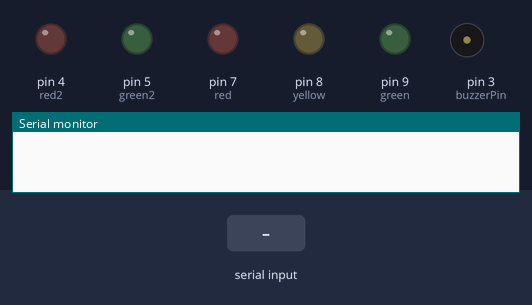
A sketch run on a simulated Arduino Uno, built with avr-gcc and run on an emulated ATmega328P. Parts: output pins drawn as LEDs (lit = HIGH), buzzer (waves = sounding), the last lines printed to the serial monitor. Inputs (shaded band) come from the test bench.

Above: at 1.2 s.
1.3 s: "1" received over Serial
At 1.7 s:
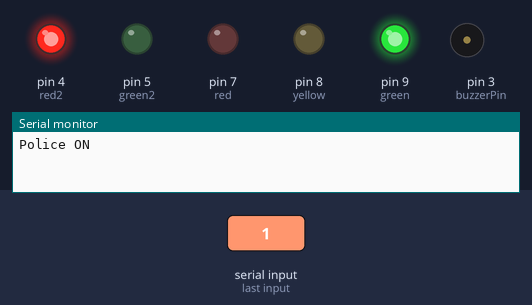
2.8 s: "0" received over Serial
At 9.8 s:
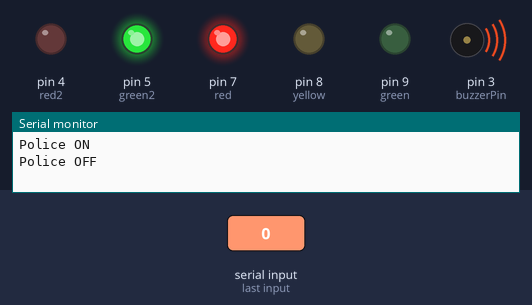
At 13.6 s:
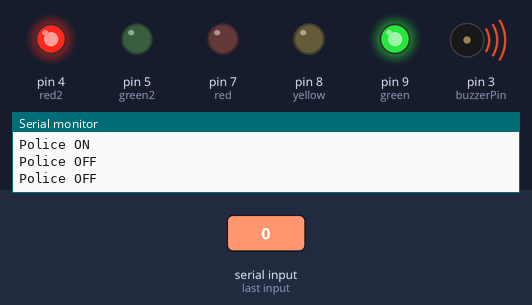
Timing chart, 0 to 18.8 s (numbered marks = the images above; inputs shaded):
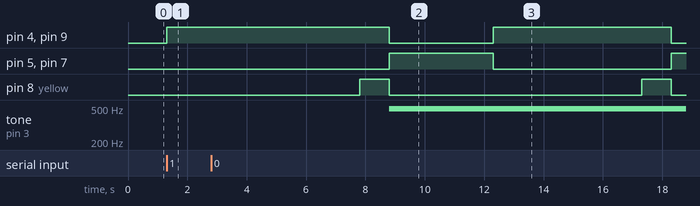

The sketch:

traffiLights2.ino
```cpp
int red = 7;
int yellow = 8;
int green = 9;

int red2 = 4;
int green2 = 5;

int buzzerPin = 3;     //Define buzzerPin


void setup() {
  // put your setup code here, to run once:
  pinMode(red, OUTPUT);
  pinMode(yellow, OUTPUT);
  pinMode(green, OUTPUT);

  pinMode(red2, OUTPUT);
  pinMode(green2, OUTPUT);

  pinMode(buzzerPin, OUTPUT);       //Set buzzerPin as output

  Serial.begin(9600);

}

void loop() {
  char read_data;

  if (Serial.available())
  {
    read_data = Serial.read();
    if ( read_data == '1')
    {
      trafficLightsOn();
      Serial.println("Police ON");
    }
    else if ( read_data == '0')
    {
      while (true) {
        Serial.println("Police OFF");

        trafficLightsOn();
        delay(5000);
        trafficLightsYellow();
        delay(1000);

        crosswalkOn();
        trafficLightsOn();
        read_data = Serial.read();
        if(read_data == '1'){
          Serial.println("Police ON");
          break;
        }
      }
    }
  }
}


void beep(unsigned char delayms) {  //creating function
  analogWrite(buzzerPin, 1);   //Setting pin to high
  delay(delayms); //Delaying
  analogWrite(buzzerPin , 0); //Setting pin to LOW
  delay(delayms); //Delaying

}

void trafficLightsOn() {
  digitalWrite(red, LOW);
  digitalWrite(yellow, LOW);
  digitalWrite(green, HIGH);

  digitalWrite(red2, HIGH);
  digitalWrite(green2, LOW);
}

void trafficLightsYellow() {
  digitalWrite(red, LOW);
  digitalWrite(yellow, HIGH);
  digitalWrite(green, HIGH);

  digitalWrite(red2, HIGH);
  digitalWrite(green2, LOW);
}

void crosswalkOn() {
  digitalWrite(red, HIGH);
  digitalWrite(yellow, LOW);
  digitalWrite(green, LOW);

  digitalWrite(red2, LOW);
  digitalWrite(green2, HIGH);
  for (int i = 0; i < 5; i++) {
    beep(100);
    delay(500);
  }
}
```

Measured:
- after the input at 1.3 s, pin 4 (red2), pin 9 (green): LOW → HIGH at once
- after the input at 2.8 s, pin 4 (red2), pin 9 (green): HIGH → LOW after 6.0 s, → HIGH 3.5 s later, → LOW 6.0 s later; pin 5 (green2), pin 7 (red): LOW → HIGH after 6.0 s, → LOW 3.5 s later, → HIGH 6.0 s later; pin 8 (yellow): alternates HIGH for 1.0 s and LOW for 8.5 s, starting after 5.0 s; tone on pin 3 (buzzerPin): silent → 490 Hz after 6.0 s
